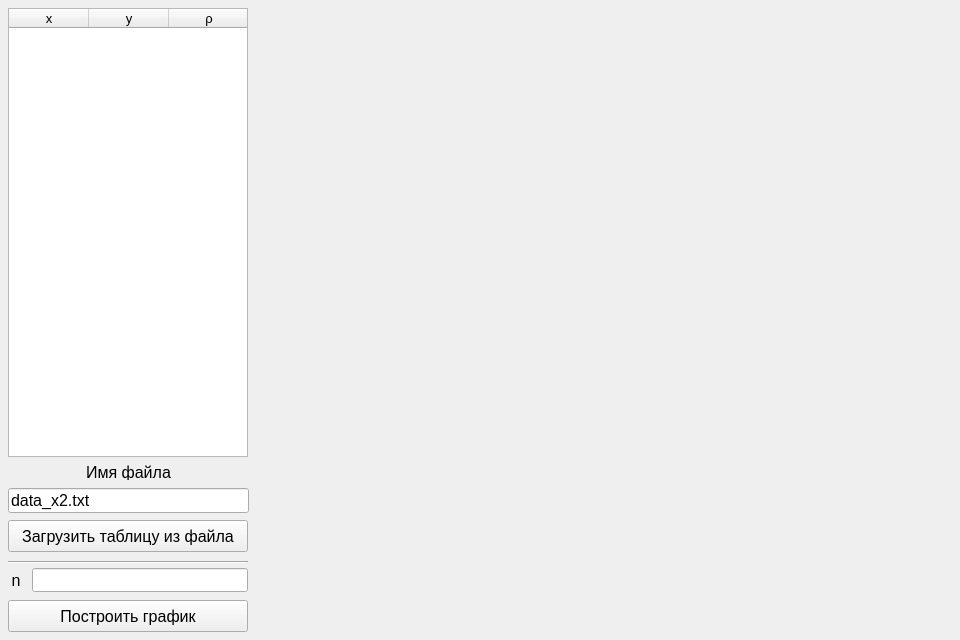
<?xml version="1.0" encoding="UTF-8"?>
<ui version="4.0">
 <class>MainWindow</class>
 <widget class="QMainWindow" name="MainWindow">
  <property name="geometry">
   <rect>
    <x>0</x>
    <y>0</y>
    <width>960</width>
    <height>640</height>
   </rect>
  </property>
  <property name="windowTitle">
   <string>MainWindow</string>
  </property>
  <widget class="QWidget" name="centralWidget">
   <widget class="QTableWidget" name="pointTable">
    <property name="geometry">
     <rect>
      <x>8</x>
      <y>8</y>
      <width>240</width>
      <height>449</height>
     </rect>
    </property>
    <property name="font">
     <font>
      <pointsize>10</pointsize>
     </font>
    </property>
    <property name="focusPolicy">
     <enum>Qt::StrongFocus</enum>
    </property>
    <property name="verticalScrollBarPolicy">
     <enum>Qt::ScrollBarAsNeeded</enum>
    </property>
    <property name="horizontalScrollBarPolicy">
     <enum>Qt::ScrollBarAlwaysOff</enum>
    </property>
    <property name="editTriggers">
     <set>QAbstractItemView::NoEditTriggers</set>
    </property>
    <property name="selectionMode">
     <enum>QAbstractItemView::NoSelection</enum>
    </property>
    <property name="selectionBehavior">
     <enum>QAbstractItemView::SelectRows</enum>
    </property>
    <property name="textElideMode">
     <enum>Qt::ElideNone</enum>
    </property>
    <property name="showGrid">
     <bool>true</bool>
    </property>
    <property name="gridStyle">
     <enum>Qt::SolidLine</enum>
    </property>
    <property name="wordWrap">
     <bool>false</bool>
    </property>
    <property name="cornerButtonEnabled">
     <bool>false</bool>
    </property>
    <property name="columnCount">
     <number>3</number>
    </property>
    <attribute name="horizontalHeaderVisible">
     <bool>true</bool>
    </attribute>
    <attribute name="horizontalHeaderCascadingSectionResizes">
     <bool>false</bool>
    </attribute>
    <attribute name="horizontalHeaderDefaultSectionSize">
     <number>80</number>
    </attribute>
    <attribute name="horizontalHeaderHighlightSections">
     <bool>true</bool>
    </attribute>
    <attribute name="horizontalHeaderMinimumSectionSize">
     <number>80</number>
    </attribute>
    <attribute name="verticalHeaderVisible">
     <bool>false</bool>
    </attribute>
    <attribute name="verticalHeaderDefaultSectionSize">
     <number>24</number>
    </attribute>
    <attribute name="verticalHeaderMinimumSectionSize">
     <number>24</number>
    </attribute>
    <column>
     <property name="text">
      <string>x</string>
     </property>
    </column>
    <column>
     <property name="text">
      <string>y</string>
     </property>
    </column>
    <column>
     <property name="text">
      <string>ρ</string>
     </property>
    </column>
   </widget>
   <widget class="QPushButton" name="loadButton">
    <property name="geometry">
     <rect>
      <x>8</x>
      <y>520</y>
      <width>240</width>
      <height>32</height>
     </rect>
    </property>
    <property name="font">
     <font>
      <pointsize>12</pointsize>
     </font>
    </property>
    <property name="text">
     <string>Загрузить таблицу из файла</string>
    </property>
   </widget>
   <widget class="QLabel" name="nLabel">
    <property name="geometry">
     <rect>
      <x>8</x>
      <y>568</y>
      <width>16</width>
      <height>24</height>
     </rect>
    </property>
    <property name="font">
     <font>
      <pointsize>12</pointsize>
     </font>
    </property>
    <property name="text">
     <string>n</string>
    </property>
    <property name="alignment">
     <set>Qt::AlignCenter</set>
    </property>
   </widget>
   <widget class="QLineEdit" name="nEdit">
    <property name="geometry">
     <rect>
      <x>32</x>
      <y>568</y>
      <width>216</width>
      <height>24</height>
     </rect>
    </property>
    <property name="font">
     <font>
      <pointsize>12</pointsize>
     </font>
    </property>
    <property name="alignment">
     <set>Qt::AlignRight|Qt::AlignTrailing|Qt::AlignVCenter</set>
    </property>
   </widget>
   <widget class="QPushButton" name="solveButton">
    <property name="geometry">
     <rect>
      <x>8</x>
      <y>600</y>
      <width>240</width>
      <height>32</height>
     </rect>
    </property>
    <property name="font">
     <font>
      <pointsize>12</pointsize>
     </font>
    </property>
    <property name="text">
     <string>Построить график</string>
    </property>
   </widget>
   <widget class="Line" name="line">
    <property name="geometry">
     <rect>
      <x>8</x>
      <y>560</y>
      <width>240</width>
      <height>4</height>
     </rect>
    </property>
    <property name="orientation">
     <enum>Qt::Horizontal</enum>
    </property>
   </widget>
   <widget class="QCustomPlot" name="plot" native="true">
    <property name="geometry">
     <rect>
      <x>256</x>
      <y>8</y>
      <width>696</width>
      <height>624</height>
     </rect>
    </property>
   </widget>
   <widget class="QLineEdit" name="fileEdit">
    <property name="geometry">
     <rect>
      <x>8</x>
      <y>488</y>
      <width>241</width>
      <height>25</height>
     </rect>
    </property>
    <property name="font">
     <font>
      <pointsize>12</pointsize>
     </font>
    </property>
    <property name="text">
     <string>data_x2.txt</string>
    </property>
   </widget>
   <widget class="QLabel" name="label">
    <property name="geometry">
     <rect>
      <x>16</x>
      <y>464</y>
      <width>225</width>
      <height>16</height>
     </rect>
    </property>
    <property name="font">
     <font>
      <pointsize>12</pointsize>
     </font>
    </property>
    <property name="text">
     <string>Имя файла</string>
    </property>
    <property name="alignment">
     <set>Qt::AlignCenter</set>
    </property>
   </widget>
  </widget>
 </widget>
 <layoutdefault spacing="6" margin="11"/>
 <customwidgets>
  <customwidget>
   <class>QCustomPlot</class>
   <extends>QWidget</extends>
   <header>qcustomplot.h</header>
   <container>1</container>
  </customwidget>
 </customwidgets>
 <resources/>
 <connections/>
 <designerdata>
  <property name="gridDeltaX">
   <number>8</number>
  </property>
  <property name="gridDeltaY">
   <number>8</number>
  </property>
  <property name="gridSnapX">
   <bool>true</bool>
  </property>
  <property name="gridSnapY">
   <bool>true</bool>
  </property>
  <property name="gridVisible">
   <bool>true</bool>
  </property>
 </designerdata>
</ui>
